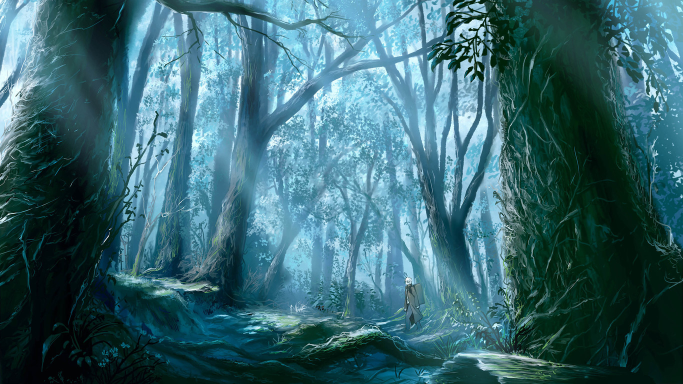
#> input picture 235157-106.jpg, 1366 x 768 px, given in place of 0.mp4, which was not available (shown at 1/2 size)
$ python cameo.py   (older library calls are emulated)
#> lines starting #> are read from the running program, lines starting #| are printed output that depends on the picture; pictures that were not available may be replaced by others from this repository, and a replacement may not be noted
### utils.py
import cv2
import numpy
import scipy.interpolate

import cv2,numpy,scipy.interpolate

def createCurveFunc(points):
    """Return a function derived from control points."""
    if points is None:
        return None
    num_points = len(points)
    if num_points < 2:
        return None
    xs, ys = zip(*points)
    if num_points < 4:
        kind = 'linear'
        # 'quadratic' is not implemented.
    else:
        kind = 'cubic'
    return scipy.interpolate.interp1d(xs, ys, kind,bounds_error = False)


def createLookupArray(func, length = 256):
    """Return a lookup for whole-number inputs to a function. The lookup values are clamped to [0, length - 1]."""
#> called with length = 256
    if func is None:
        return None
    lookup_array = numpy.empty(length)
    i = 0
    while i < length:
        func_i = func(i)
        lookup_array[i] = min(max(0, func_i), length - 1)
        i += 1
    return lookup_array

def applyLookupArray(lookup_array, src, dst):
    """Map a source to a destination using a lookup."""
    if lookup_array is None:
        return
    dst[:] = lookup_array[src]


def createCompositeFunc(func0, func1):
    """Return a composite of two functions."""
    if func0 is None:
        return func1
    if func1 is None:
        return func0
    return lambda x: func0(func1(x))


# [5 lines left out: function createFlatView, not called in this run]

### managers.py
import cv2
import numpy
import time

class CaptureManager(object):

    def __init__(self,capture,previewWindowManager = None,
                 shouldMirrorPreview = False):
        self.previewWindowManager = previewWindowManager
        self.shouldMirrorPreview = shouldMirrorPreview

        self._capture = capture
        self._channel = 0
        self._enteredFrame = False
        self._frame = None
        self._imageFilename = None
        self._videoFilename = None
        self._videoEncoding = None
        self._videoWriter = None

        self._startTime = None
        self._framesElapsed = int(0)
        self._fpsEstimate = None

    @property
    def channel(self):
        return self._channel

    # [5 lines left out: function channel, not called in this run]
    @property
    def frame(self):
        if self._enteredFrame and self._frame is None:
            self._frame = self._capture.retrieve()
        return self._frame

    @property
    def isWritingImage(self):
        return self._imageFilename is not None

    @property
    def isWritingVideo(self):
        return self._videoFilename is not None

    def enterFrame(self):
        """Capture the next frame, if any."""

        # But first, check that any previous frame was exited
        #如果没有enteredFrame那么就输出字符串
        assert not self._enteredFrame,\
        'previous enterFrame() had no matching exitFrame()'

        if self._capture is not None:
            self._enteredFrame = self._capture.grab()

    def exitFrame(self):
        """Draw to the Window, write to files. Release the frame."""

        #Check whether any grabbed frame is retrievable.
        #The getter may retrieve and cache the frame.
        if self.frame is None:
            self._enteredFrame =False
            return

        #Update the FPS estimate and related varables
        if self._framesElapsed == 0:
            self._startTime = time.time()
        else:
            timeElapsed = time.time() - self._startTime
            self._fpsEstimate = self._framesElapsed / timeElapsed
            self._framesElapsed += 1

        #Draw to the window, if any.
        if self.previewWindowManager is not None:
            if self.shouldMirrorPreview:
                mirroredFrame = numpy.fliplr(numpy.array(self._frame[1])).copy()
                self.previewWindowManager.show(mirroredFrame)
            else:
                self.previewWindowManager.show(self._frame)

        #write to the image file,if any.
        if self.isWritingImage:
            cv2.imwrite(self._imageFilename,numpy.array(self._frame[1]))
            self._imageFilename = None

        #write to the video file, if any.
        self._writeVideoFrame()

        #Release the frame.
        self._frame = None
        self._enteredFrame = False

    def writeImage(self,filename):
        """write the next exited Frame to an image file."""
        self._imageFilename = filename

    # [10 lines left out: functions startWritingVideo, stopWritingVideo, not called in this run]

    def _writeVideoFrame(self):
        if not self.isWritingVideo:
            return

        if self._videoWriter is None:
            fps = self._capture.get(cv2.CAP_PROP_FPS)
            if fps == 0.0:
                #The captrue's FPS is unknown so use an estimate.
                if self._framesElapsed < 20:
                    #Wait until more frames elapse so that the
                    #estimate is more stable
                    return
                else:
                    fps = self._fpsEstimate

            size = (int(self._capture.get(cv2.CAP_PROP_FRAME_WIDTH)),
                    int(self._capture.get(cv2.CAP_PROP_FRAME_HEIGHT)))

            self._videoWriter = cv2.VideoWriter(self._videoFilename,self._videoEncoding,
                                                fps,size)
            self._videoWriter.write(numpy.array(self._frame[1]))

class WindowManager(object):

    def __init__(self,windowName,keypressCallback = None):
        self.keypressCallback = keypressCallback
        self._windowName = windowName
        self._isWindowCreated = False

    @property
    def isWindowCreated(self):
        return self._isWindowCreated

    def createWindow(self):
        cv2.namedWindow(self._windowName)
        self._isWindowCreated = True

    def show(self,frame):
        cv2.imshow(self._windowName,frame)

    def destroyWindow(self):
        cv2.destroyWindow(self._windowName)
        self._isWindowCreated = False

    def processEvents(self):
        keycode = cv2.waitKey(1)
        if self.keypressCallback is not None and keycode != -1:
            #Discard any non-ASCII info encoded by GTK.
            keycode &= 0xFF
            self.keypressCallback(keycode)

### filters.py
import cv2
import numpy
import utils

def strokeEdges(src,dst,blurKsize = 7, edgeKsize = 5):
    if blurKsize >= 3:
        blurredSrc = cv2.medianBlur(src,blurKsize)
        graySrc = cv2.cvtColor(blurredSrc,cv2.COLOR_BGR2GRAY)
    else:
        graySrc = cv2.cvtColor(src,cv2.COLOR_BGR2GRAY)

    cv2.Laplacian(graySrc,cv2.CV_8U,graySrc,ksize=edgeKsize)
    normalizedInverseAlpha = (1.0 / 255) * (255 - graySrc)
    channels = cv2.split(src)
    for channel in channels:
        channel[:] = channel * normalizedInverseAlpha
    cv2.merge(channels,dst)

class VConvolutionFilter(object):
    """A filter that applies a convolution to V (or all of BGR)."""
    def __init__(self,kernel):
        self._kernel = kernel

    def apply(self,src,dst):
        """Apply the filter with a BGR or gray source/destination"""
        cv2.filter2D(src,-1,self._kernel,dst)

class SharpenFilter(VConvolutionFilter):
    """A sharpen filter with a 1-pixel radius"""
    # [7 lines left out: function __init__, not called in this run]

class BlurFilter(VConvolutionFilter):
    """A blur filter with a 2-pixel radius"""
    # [9 lines left out: function __init__, not called in this run]

class EmbossFilter(VConvolutionFilter):
    """An emboss filter with a 1-pixel radius"""
    # [7 lines left out: function __init__, not called in this run]

class BGRFuncFilter(object):

    def __init__(self, vFunc = None, bFunc = None, gFunc = None, rFunc = None,dtype = numpy.uint8) :

        length = numpy.iinfo(dtype).max + 1
        self._bLookupArray = utils.createLookupArray(utils.createCompositeFunc(bFunc, vFunc), length)
        self._gLookupArray = utils.createLookupArray(utils.createCompositeFunc(gFunc, vFunc), length)
        self._rLookupArray = utils.createLookupArray(utils.createCompositeFunc(rFunc, vFunc), length)

    def apply(self, src, dst) :

        """Apply the filter with a BGR source/destination."""
        b, g, r = cv2.split(src)
        print('before B:',b)
        utils.applyLookupArray(self._bLookupArray, b, b)
        utils.applyLookupArray(self._gLookupArray, g, g)
        utils.applyLookupArray(self._rLookupArray, r, r)
        cv2.merge([ b, g, r ], dst)


class BGRCurveFilter(BGRFuncFilter):

    def __init__(self, vPoints = None, bPoints = None,gPoints = None, rPoints = None, dtype = numpy.uint8):
        BGRFuncFilter.__init__(self, utils.createCurveFunc(vPoints), utils.createCurveFunc(bPoints), utils.createCurveFunc(gPoints), utils.createCurveFunc(rPoints), dtype)


class BGRPortraCurveFilter(BGRCurveFilter):
    def __init__(self, dtype = numpy.uint8):
        BGRCurveFilter.__init__(
            self,
            vPoints = [ (0, 0), (23, 20), (157, 173), (255, 255) ],
            bPoints = [ (0, 0), (41, 46), (231, 228), (255, 255) ],
            gPoints = [ (0, 0), (52, 47), (189, 196), (255, 255) ],
            rPoints = [ (0, 0), (69, 69), (213, 218), (255, 255) ],
            dtype = dtype)

### cameo.py
import cv2
import filters
import numpy
from managers import WindowManager, CaptureManager

class Cameo(object):
    def __init__(self):
        self._windowManager = WindowManager('Cameo',self.onKeypress)
        self._captureManager = CaptureManager(cv2.VideoCapture('0.mp4'),self._windowManager,True)
        self._curveFilter = filters.BGRPortraCurveFilter()

    def run(self):
        """Run the main loop."""
        self._windowManager.createWindow()
        while self._windowManager.isWindowCreated:
            self._captureManager.enterFrame()
            frame = self._captureManager.frame

            frame = numpy.array(frame[1])

            filters.strokeEdges(frame,frame)

            self._curveFilter.apply(frame,frame)
            #TOPO: Filter the frame (Chapter 3)
            self._captureManager.exitFrame()
            self._windowManager.processEvents()
#> this loop made 1 pass; (key Esc is pressed on pass 1)
#> (printed output is left out)
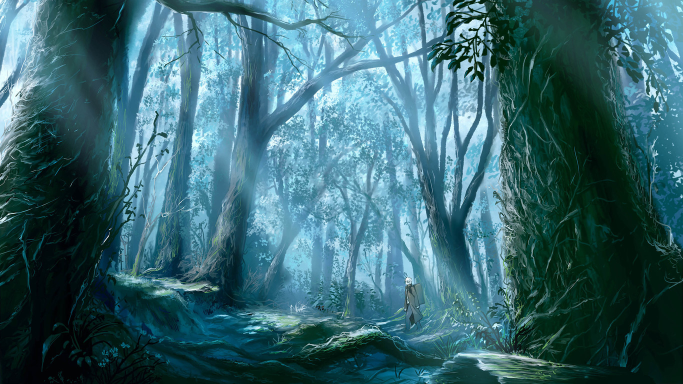
#> input picture 235157-106.jpg, 1366 x 768 px, given in place of 0.mp4, which was not available (shown at 1/2 size)
#> pass 1, in strokeEdges, `blurredSrc = cv2.medianBlur(src,blurKsize)`:
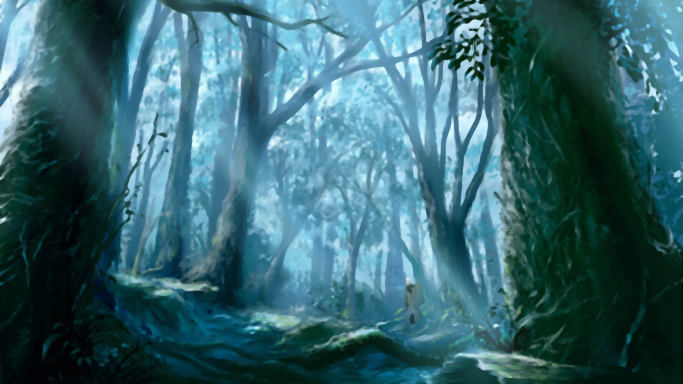
#> blurredSrc: shape (768, 1366, 3) (shown at 1/2 size); mean B, G, R 111.3, 101.8, 55.5
#> pass 1, in strokeEdges, `graySrc = cv2.cvtColor(blurredSrc,cv2.COLOR_BGR2GRAY)`:
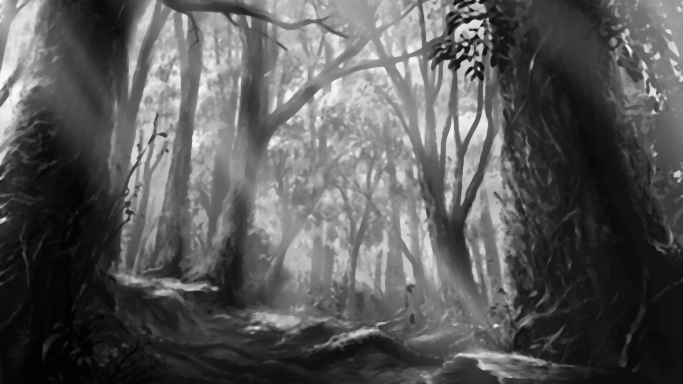
#> graySrc: shape (768, 1366) (shown at 1/2 size); min 0, max 252, mean 89
#> pass 1, in strokeEdges, `normalizedInverseAlpha = (1.0 / 255) * (255 - graySrc)`:
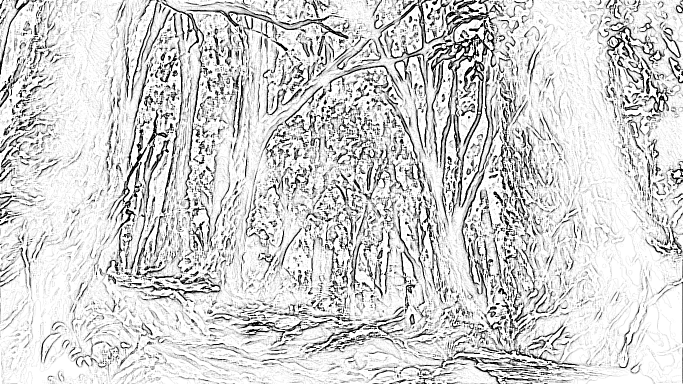
#> normalizedInverseAlpha: shape (768, 1366) float64 (shown at 1/2 size); min 0, max 1, mean 0.822
#> pass 1, in apply, `b, g, r = cv2.split(src)`:
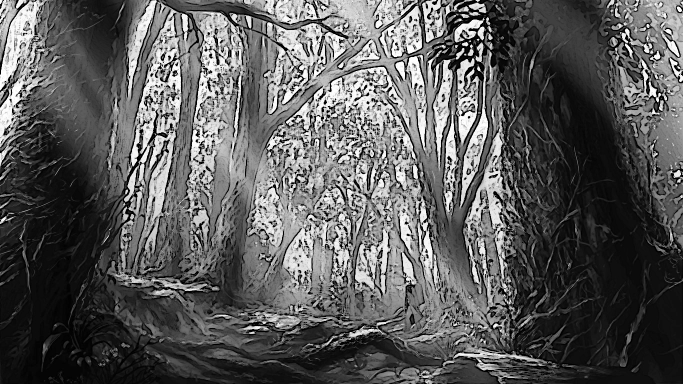
#> b: shape (768, 1366) (shown at 1/2 size); min 0, max 255, mean 90.6
#> after the loop:
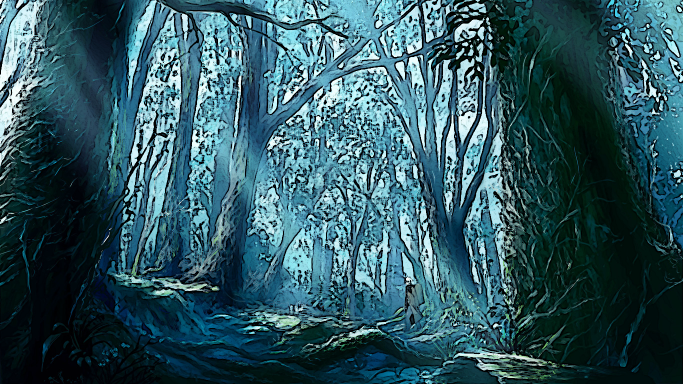
#> frame: shape (768, 1366, 3) (shown at 1/2 size); mean B, G, R 95.7, 86.2, 48.1

    def onKeypress(self,keycode):
        """Handle a keypress.
        space ->Take a screenshot.
        tab   -> start/stop recording a screencast.
        escape-> Quit.
        """
        if keycode == 32:
            self._captureManager.writeImage('screenshot.png')

        elif keycode == 9:
            if not self._captureManager.isWritingVideo:
                self._captureManager.startWritingVideo('screencast.avi')
            else:
                self._captureManager.stopWritingVideo()

        elif keycode == 27:
            self._windowManager.destroyWindow()

if __name__ == '__main__':
    Cameo().run()
